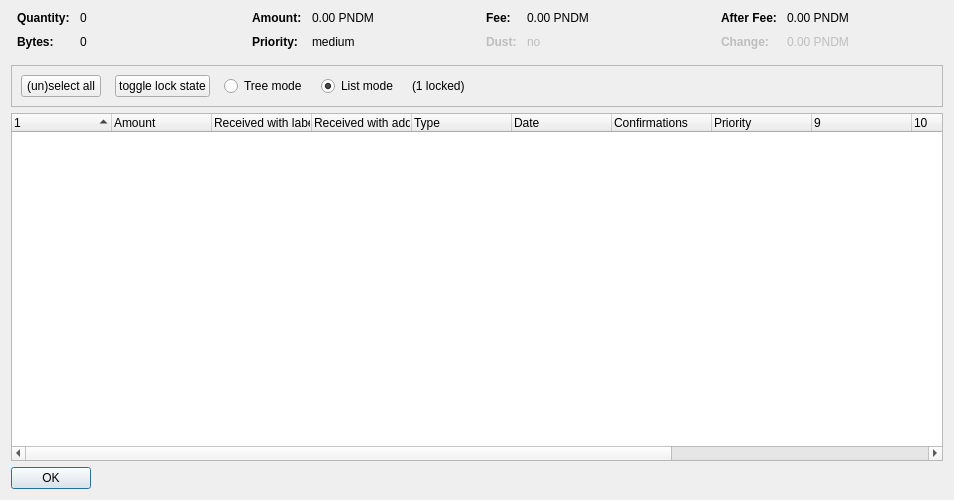
<?xml version="1.0" encoding="UTF-8"?>
<ui version="4.0">
 <class>CoinControlDialog</class>
 <widget class="QDialog" name="CoinControlDialog">
  <property name="geometry">
   <rect>
    <x>0</x>
    <y>0</y>
    <width>954</width>
    <height>500</height>
   </rect>
  </property>
  <property name="windowTitle">
   <string>Coin Selection</string>
  </property>
  <layout class="QVBoxLayout" name="verticalLayout">
   <item>
    <layout class="QHBoxLayout" name="horizontalLayoutTop" stretch="0,0,0,0">
     <property name="topMargin">
      <number>0</number>
     </property>
     <property name="bottomMargin">
      <number>10</number>
     </property>
     <item>
      <layout class="QFormLayout" name="formLayoutCoinControl1">
       <property name="horizontalSpacing">
        <number>10</number>
       </property>
       <property name="verticalSpacing">
        <number>10</number>
       </property>
       <property name="leftMargin">
        <number>6</number>
       </property>
       <property name="rightMargin">
        <number>6</number>
       </property>
       <item row="0" column="0">
        <widget class="QLabel" name="labelCoinControlQuantityText">
         <property name="font">
          <font>
           <weight>75</weight>
           <bold>true</bold>
          </font>
         </property>
         <property name="text">
          <string>Quantity:</string>
         </property>
        </widget>
       </item>
       <item row="0" column="1">
        <widget class="QLabel" name="labelCoinControlQuantity">
         <property name="cursor">
          <cursorShape>IBeamCursor</cursorShape>
         </property>
         <property name="contextMenuPolicy">
          <enum>Qt::ActionsContextMenu</enum>
         </property>
         <property name="text">
          <string notr="true">0</string>
         </property>
         <property name="textInteractionFlags">
          <set>Qt::LinksAccessibleByMouse|Qt::TextSelectableByKeyboard|Qt::TextSelectableByMouse</set>
         </property>
        </widget>
       </item>
       <item row="1" column="0">
        <widget class="QLabel" name="labelCoinControlBytesText">
         <property name="font">
          <font>
           <weight>75</weight>
           <bold>true</bold>
          </font>
         </property>
         <property name="text">
          <string>Bytes:</string>
         </property>
        </widget>
       </item>
       <item row="1" column="1">
        <widget class="QLabel" name="labelCoinControlBytes">
         <property name="cursor">
          <cursorShape>IBeamCursor</cursorShape>
         </property>
         <property name="contextMenuPolicy">
          <enum>Qt::ActionsContextMenu</enum>
         </property>
         <property name="text">
          <string notr="true">0</string>
         </property>
         <property name="textInteractionFlags">
          <set>Qt::LinksAccessibleByMouse|Qt::TextSelectableByKeyboard|Qt::TextSelectableByMouse</set>
         </property>
        </widget>
       </item>
      </layout>
     </item>
     <item>
      <layout class="QFormLayout" name="formLayoutCoinControl2">
       <property name="horizontalSpacing">
        <number>10</number>
       </property>
       <property name="verticalSpacing">
        <number>10</number>
       </property>
       <property name="leftMargin">
        <number>6</number>
       </property>
       <property name="rightMargin">
        <number>6</number>
       </property>
       <item row="0" column="0">
        <widget class="QLabel" name="labelCoinControlAmountText">
         <property name="font">
          <font>
           <weight>75</weight>
           <bold>true</bold>
          </font>
         </property>
         <property name="text">
          <string>Amount:</string>
         </property>
        </widget>
       </item>
       <item row="0" column="1">
        <widget class="QLabel" name="labelCoinControlAmount">
         <property name="cursor">
          <cursorShape>IBeamCursor</cursorShape>
         </property>
         <property name="contextMenuPolicy">
          <enum>Qt::ActionsContextMenu</enum>
         </property>
         <property name="text">
          <string notr="true">0.00 PNDM</string>
         </property>
         <property name="textInteractionFlags">
          <set>Qt::LinksAccessibleByMouse|Qt::TextSelectableByKeyboard|Qt::TextSelectableByMouse</set>
         </property>
        </widget>
       </item>
       <item row="1" column="0">
        <widget class="QLabel" name="labelCoinControlPriorityText">
         <property name="font">
          <font>
           <weight>75</weight>
           <bold>true</bold>
          </font>
         </property>
         <property name="text">
          <string>Priority:</string>
         </property>
        </widget>
       </item>
       <item row="1" column="1">
        <widget class="QLabel" name="labelCoinControlPriority">
         <property name="cursor">
          <cursorShape>IBeamCursor</cursorShape>
         </property>
         <property name="contextMenuPolicy">
          <enum>Qt::ActionsContextMenu</enum>
         </property>
         <property name="text">
          <string>medium</string>
         </property>
         <property name="textInteractionFlags">
          <set>Qt::LinksAccessibleByMouse|Qt::TextSelectableByKeyboard|Qt::TextSelectableByMouse</set>
         </property>
        </widget>
       </item>
      </layout>
     </item>
     <item>
      <layout class="QFormLayout" name="formLayoutCoinControl3">
       <property name="horizontalSpacing">
        <number>10</number>
       </property>
       <property name="verticalSpacing">
        <number>10</number>
       </property>
       <property name="leftMargin">
        <number>6</number>
       </property>
       <property name="rightMargin">
        <number>6</number>
       </property>
       <item row="0" column="0">
        <widget class="QLabel" name="labelCoinControlFeeText">
         <property name="font">
          <font>
           <weight>75</weight>
           <bold>true</bold>
          </font>
         </property>
         <property name="text">
          <string>Fee:</string>
         </property>
        </widget>
       </item>
       <item row="0" column="1">
        <widget class="QLabel" name="labelCoinControlFee">
         <property name="cursor">
          <cursorShape>IBeamCursor</cursorShape>
         </property>
         <property name="contextMenuPolicy">
          <enum>Qt::ActionsContextMenu</enum>
         </property>
         <property name="text">
          <string notr="true">0.00 PNDM</string>
         </property>
         <property name="textInteractionFlags">
          <set>Qt::LinksAccessibleByMouse|Qt::TextSelectableByKeyboard|Qt::TextSelectableByMouse</set>
         </property>
        </widget>
       </item>
       <item row="1" column="0">
        <widget class="QLabel" name="labelCoinControlLowOutputText">
         <property name="enabled">
          <bool>false</bool>
         </property>
         <property name="font">
          <font>
           <weight>75</weight>
           <bold>true</bold>
          </font>
         </property>
         <property name="text">
          <string>Dust:</string>
         </property>
        </widget>
       </item>
       <item row="1" column="1">
        <widget class="QLabel" name="labelCoinControlLowOutput">
         <property name="enabled">
          <bool>false</bool>
         </property>
         <property name="cursor">
          <cursorShape>IBeamCursor</cursorShape>
         </property>
         <property name="contextMenuPolicy">
          <enum>Qt::ActionsContextMenu</enum>
         </property>
         <property name="text">
          <string>no</string>
         </property>
         <property name="textInteractionFlags">
          <set>Qt::LinksAccessibleByMouse|Qt::TextSelectableByKeyboard|Qt::TextSelectableByMouse</set>
         </property>
        </widget>
       </item>
      </layout>
     </item>
     <item>
      <layout class="QFormLayout" name="formLayoutCoinControl4">
       <property name="horizontalSpacing">
        <number>10</number>
       </property>
       <property name="verticalSpacing">
        <number>10</number>
       </property>
       <property name="leftMargin">
        <number>6</number>
       </property>
       <property name="rightMargin">
        <number>6</number>
       </property>
       <item row="0" column="0">
        <widget class="QLabel" name="labelCoinControlAfterFeeText">
         <property name="font">
          <font>
           <weight>75</weight>
           <bold>true</bold>
          </font>
         </property>
         <property name="text">
          <string>After Fee:</string>
         </property>
        </widget>
       </item>
       <item row="0" column="1">
        <widget class="QLabel" name="labelCoinControlAfterFee">
         <property name="cursor">
          <cursorShape>IBeamCursor</cursorShape>
         </property>
         <property name="contextMenuPolicy">
          <enum>Qt::ActionsContextMenu</enum>
         </property>
         <property name="text">
          <string notr="true">0.00 PNDM</string>
         </property>
         <property name="textInteractionFlags">
          <set>Qt::LinksAccessibleByMouse|Qt::TextSelectableByKeyboard|Qt::TextSelectableByMouse</set>
         </property>
        </widget>
       </item>
       <item row="1" column="0">
        <widget class="QLabel" name="labelCoinControlChangeText">
         <property name="enabled">
          <bool>false</bool>
         </property>
         <property name="font">
          <font>
           <weight>75</weight>
           <bold>true</bold>
          </font>
         </property>
         <property name="text">
          <string>Change:</string>
         </property>
        </widget>
       </item>
       <item row="1" column="1">
        <widget class="QLabel" name="labelCoinControlChange">
         <property name="enabled">
          <bool>false</bool>
         </property>
         <property name="cursor">
          <cursorShape>IBeamCursor</cursorShape>
         </property>
         <property name="contextMenuPolicy">
          <enum>Qt::ActionsContextMenu</enum>
         </property>
         <property name="text">
          <string notr="true">0.00 PNDM</string>
         </property>
         <property name="textInteractionFlags">
          <set>Qt::LinksAccessibleByMouse|Qt::TextSelectableByKeyboard|Qt::TextSelectableByMouse</set>
         </property>
        </widget>
       </item>
      </layout>
     </item>
    </layout>
   </item>
   <item>
    <widget class="QFrame" name="frame">
     <property name="minimumSize">
      <size>
       <width>0</width>
       <height>40</height>
      </size>
     </property>
     <property name="frameShape">
      <enum>QFrame::StyledPanel</enum>
     </property>
     <property name="frameShadow">
      <enum>QFrame::Sunken</enum>
     </property>
     <layout class="QHBoxLayout" name="horizontalLayout">
      <item>
       <layout class="QHBoxLayout" name="horizontalLayoutPanel" stretch="0,0,0,0,0,0">
        <property name="spacing">
         <number>14</number>
        </property>
        <item>
         <widget class="QPushButton" name="pushButtonSelectAll">
          <property name="sizePolicy">
           <sizepolicy hsizetype="Maximum" vsizetype="Fixed">
            <horstretch>0</horstretch>
            <verstretch>0</verstretch>
           </sizepolicy>
          </property>
          <property name="text">
           <string>(un)select all</string>
          </property>
          <property name="autoDefault">
           <bool>false</bool>
          </property>
         </widget>
        </item>
        <item>
         <widget class="QPushButton" name="pushButtonToggleLock">
          <property name="sizePolicy">
           <sizepolicy hsizetype="Maximum" vsizetype="Fixed">
            <horstretch>0</horstretch>
            <verstretch>0</verstretch>
           </sizepolicy>
          </property>
          <property name="text">
           <string>toggle lock state</string>
          </property>
          <property name="autoDefault">
           <bool>false</bool>
          </property>
         </widget>
        </item>
        <item>
         <widget class="QRadioButton" name="radioTreeMode">
          <property name="sizePolicy">
           <sizepolicy hsizetype="Maximum" vsizetype="Fixed">
            <horstretch>0</horstretch>
            <verstretch>0</verstretch>
           </sizepolicy>
          </property>
          <property name="text">
           <string>Tree mode</string>
          </property>
         </widget>
        </item>
        <item>
         <widget class="QRadioButton" name="radioListMode">
          <property name="sizePolicy">
           <sizepolicy hsizetype="Maximum" vsizetype="Fixed">
            <horstretch>0</horstretch>
            <verstretch>0</verstretch>
           </sizepolicy>
          </property>
          <property name="text">
           <string>List mode</string>
          </property>
          <property name="checked">
           <bool>true</bool>
          </property>
         </widget>
        </item>
        <item>
         <widget class="QLabel" name="labelLocked">
          <property name="text">
           <string>(1 locked)</string>
          </property>
         </widget>
        </item>
        <item>
         <spacer name="horizontalSpacer">
          <property name="orientation">
           <enum>Qt::Horizontal</enum>
          </property>
          <property name="sizeHint" stdset="0">
           <size>
            <width>40</width>
            <height>20</height>
           </size>
          </property>
         </spacer>
        </item>
       </layout>
      </item>
     </layout>
    </widget>
   </item>
   <item>
    <widget class="CoinControlTreeWidget" name="treeWidget">
     <property name="contextMenuPolicy">
      <enum>Qt::CustomContextMenu</enum>
     </property>
     <property name="sortingEnabled">
      <bool>false</bool>
     </property>
     <property name="columnCount">
      <number>13</number>
     </property>
     <attribute name="headerShowSortIndicator" stdset="0">
      <bool>true</bool>
     </attribute>
     <attribute name="headerStretchLastSection">
      <bool>false</bool>
     </attribute>
     <column>
      <property name="text">
       <string/>
      </property>
     </column>
     <column>
      <property name="text">
       <string>Amount</string>
      </property>
     </column>
     <column>
      <property name="text">
       <string>Received with label</string>
      </property>
     </column>
     <column>
      <property name="text">
       <string>Received with address</string>
      </property>
     </column>
     <column>
      <property name="text">
	<string>Type</string>
      </property>
     </column>
     <column>
      <property name="text">	 
       <string>Date</string>
      </property>
     </column>
     <column>
      <property name="text">
       <string>Confirmations</string>
      </property>
      <property name="toolTip">
       <string>Confirmed</string>
      </property>
     </column>
     <column>
      <property name="text">
       <string>Priority</string>
      </property>
     </column>
     <column>
      <property name="text">
       <string/>
      </property>
     </column>
     <column>
      <property name="text">
       <string/>
      </property>
     </column>
     <column>
      <property name="text">
       <string/>
      </property>
     </column>
     <column>
      <property name="text">
       <string/>
      </property>
     </column>
     <column>
      <property name="text">
       <string/>
      </property>
     </column>
    </widget>
   </item>
   <item>
    <widget class="QDialogButtonBox" name="buttonBox">
     <property name="sizePolicy">
      <sizepolicy hsizetype="Maximum" vsizetype="Fixed">
       <horstretch>0</horstretch>
       <verstretch>0</verstretch>
      </sizepolicy>
     </property>
     <property name="orientation">
      <enum>Qt::Horizontal</enum>
     </property>
     <property name="standardButtons">
      <set>QDialogButtonBox::Ok</set>
     </property>
    </widget>
   </item>
  </layout>
 </widget>
 <customwidgets>
  <customwidget>
   <class>CoinControlTreeWidget</class>
   <extends>QTreeWidget</extends>
   <header>coincontroltreewidget.h</header>
  </customwidget>
 </customwidgets>
 <resources/>
 <connections/>
</ui>
